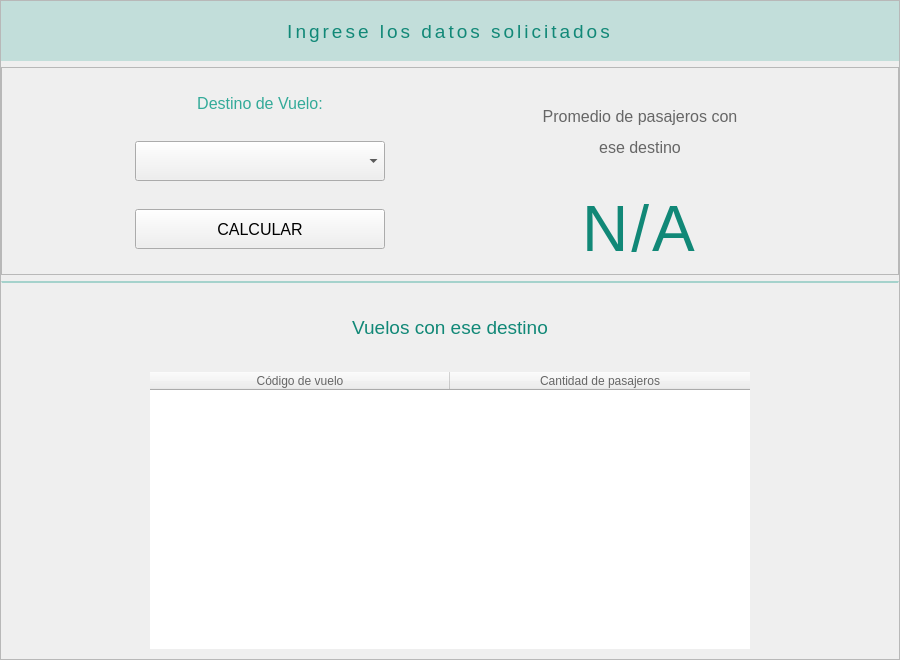
            <widget class="QWidget" name="avgPanel">
             <layout class="QHBoxLayout" name="horizontalLayout_18">
              <property name="spacing">
               <number>0</number>
              </property>
              <property name="leftMargin">
               <number>0</number>
              </property>
              <property name="topMargin">
               <number>0</number>
              </property>
              <property name="rightMargin">
               <number>0</number>
              </property>
              <property name="bottomMargin">
               <number>0</number>
              </property>
              <item>
               <widget class="QFrame" name="frame_21">
                <property name="minimumSize">
                 <size>
                  <width>900</width>
                  <height>660</height>
                 </size>
                </property>
                <property name="frameShape">
                 <enum>QFrame::StyledPanel</enum>
                </property>
                <property name="frameShadow">
                 <enum>QFrame::Raised</enum>
                </property>
                <layout class="QVBoxLayout" name="verticalLayout_10">
                 <property name="leftMargin">
                  <number>0</number>
                 </property>
                 <property name="topMargin">
                  <number>0</number>
                 </property>
                 <property name="rightMargin">
                  <number>0</number>
                 </property>
                 <property name="bottomMargin">
                  <number>0</number>
                 </property>
                 <item>
                  <widget class="QLabel" name="label_35">
                   <property name="minimumSize">
                    <size>
                     <width>0</width>
                     <height>60</height>
                    </size>
                   </property>
                   <property name="maximumSize">
                    <size>
                     <width>16777215</width>
                     <height>60</height>
                    </size>
                   </property>
                   <property name="font">
                    <font>
                     <pointsize>14</pointsize>
                    </font>
                   </property>
                   <property name="styleSheet">
                    <string notr="true">color: #187;
letter-spacing: 3px;
background: #33119988;
border-radius: 0;</string>
                   </property>
                   <property name="text">
                    <string>Ingrese los datos solicitados</string>
                   </property>
                   <property name="alignment">
                    <set>Qt::AlignCenter</set>
                   </property>
                  </widget>
                 </item>
                 <item>
                  <widget class="QFrame" name="frame_22">
                   <property name="frameShape">
                    <enum>QFrame::StyledPanel</enum>
                   </property>
                   <property name="frameShadow">
                    <enum>QFrame::Raised</enum>
                   </property>
                   <layout class="QGridLayout" name="gridLayout_9">
                    <item row="7" column="0">
                     <widget class="QPushButton" name="calcAvgButton">
                      <property name="minimumSize">
                       <size>
                        <width>150</width>
                        <height>40</height>
                       </size>
                      </property>
                      <property name="maximumSize">
                       <size>
                        <width>250</width>
                        <height>16777215</height>
                       </size>
                      </property>
                      <property name="font">
                       <font>
                        <pointsize>12</pointsize>
                       </font>
                      </property>
                      <property name="text">
                       <string>CALCULAR</string>
                      </property>
                     </widget>
                    </item>
                    <item row="1" column="0">
                     <widget class="QLabel" name="label_30">
                      <property name="minimumSize">
                       <size>
                        <width>0</width>
                        <height>40</height>
                       </size>
                      </property>
                      <property name="maximumSize">
                       <size>
                        <width>300</width>
                        <height>40</height>
                       </size>
                      </property>
                      <property name="font">
                       <font>
                        <pointsize>12</pointsize>
                       </font>
                      </property>
                      <property name="styleSheet">
                       <string notr="true">color: #3a9;
border: none;</string>
                      </property>
                      <property name="text">
                       <string>Destino de Vuelo:</string>
                      </property>
                      <property name="alignment">
                       <set>Qt::AlignCenter</set>
                      </property>
                     </widget>
                    </item>
                    <item row="6" column="1" rowspan="3">
                     <widget class="QLabel" name="resultAvgLabel">
                      <property name="maximumSize">
                       <size>
                        <width>16777215</width>
                        <height>150</height>
                       </size>
                      </property>
                      <property name="font">
                       <font>
                        <pointsize>48</pointsize>
                       </font>
                      </property>
                      <property name="styleSheet">
                       <string notr="true">color: #187;
letter-spacing: 3px;</string>
                      </property>
                      <property name="text">
                       <string>N/A</string>
                      </property>
                      <property name="alignment">
                       <set>Qt::AlignHCenter|Qt::AlignTop</set>
                      </property>
                     </widget>
                    </item>
                    <item row="0" column="1" rowspan="6">
                     <widget class="QLabel" name="label_31">
                      <property name="minimumSize">
                       <size>
                        <width>200</width>
                        <height>0</height>
                       </size>
                      </property>
                      <property name="maximumSize">
                       <size>
                        <width>250</width>
                        <height>200</height>
                       </size>
                      </property>
                      <property name="font">
                       <font>
                        <pointsize>12</pointsize>
                       </font>
                      </property>
                      <property name="styleSheet">
                       <string notr="true">color: #666;
border: none;</string>
                      </property>
                      <property name="text">
                       <string>&lt;html&gt;&lt;head/&gt;&lt;body&gt;&lt;p&gt;Promedio de pasajeros con&lt;/p&gt;&lt;p&gt;ese destino&lt;/p&gt;&lt;/body&gt;&lt;/html&gt;</string>
                      </property>
                      <property name="alignment">
                       <set>Qt::AlignCenter</set>
                      </property>
                      <property name="wordWrap">
                       <bool>true</bool>
                      </property>
                     </widget>
                    </item>
                    <item row="4" column="0">
                     <widget class="QComboBox" name="destinyAvgInput">
                      <property name="minimumSize">
                       <size>
                        <width>0</width>
                        <height>40</height>
                       </size>
                      </property>
                     </widget>
                    </item>
                   </layout>
                  </widget>
                 </item>
                 <item>
                  <widget class="QFrame" name="frame_24">
                   <property name="minimumSize">
                    <size>
                     <width>0</width>
                     <height>370</height>
                    </size>
                   </property>
                   <property name="maximumSize">
                    <size>
                     <width>16777215</width>
                     <height>400</height>
                    </size>
                   </property>
                   <property name="styleSheet">
                    <string notr="true">border-top: 2px solid #55119988;</string>
                   </property>
                   <property name="frameShape">
                    <enum>QFrame::StyledPanel</enum>
                   </property>
                   <property name="frameShadow">
                    <enum>QFrame::Raised</enum>
                   </property>
                   <layout class="QGridLayout" name="gridLayout_11">
                    <property name="horizontalSpacing">
                     <number>0</number>
                    </property>
                    <property name="verticalSpacing">
                     <number>30</number>
                    </property>
                    <item row="0" column="0">
                     <widget class="QLabel" name="label_36">
                      <property name="minimumSize">
                       <size>
                        <width>0</width>
                        <height>50</height>
                       </size>
                      </property>
                      <property name="maximumSize">
                       <size>
                        <width>1222222</width>
                        <height>30</height>
                       </size>
                      </property>
                      <property name="font">
                       <font>
                        <pointsize>14</pointsize>
                       </font>
                      </property>
                      <property name="styleSheet">
                       <string notr="true">color: #187;
border: none;</string>
                      </property>
                      <property name="text">
                       <string>Vuelos con ese destino</string>
                      </property>
                      <property name="alignment">
                       <set>Qt::AlignCenter</set>
                      </property>
                     </widget>
                    </item>
                    <item row="1" column="0">
                     <widget class="QTableWidget" name="resultAvgTable">
                      <property name="maximumSize">
                       <size>
                        <width>600</width>
                        <height>16777215</height>
                       </size>
                      </property>
                      <property name="styleSheet">
                       <string notr="true">color: #666;
border: none;</string>
                      </property>
                      <property name="editTriggers">
                       <set>QAbstractItemView::NoEditTriggers</set>
                      </property>
                      <property name="alternatingRowColors">
                       <bool>true</bool>
                      </property>
                      <property name="selectionMode">
                       <enum>QAbstractItemView::NoSelection</enum>
                      </property>
                      <property name="verticalScrollMode">
                       <enum>QAbstractItemView::ScrollPerPixel</enum>
                      </property>
                      <property name="gridStyle">
                       <enum>Qt::NoPen</enum>
                      </property>
                      <property name="sortingEnabled">
                       <bool>true</bool>
                      </property>
                      <property name="rowCount">
                       <number>0</number>
                      </property>
                      <attribute name="horizontalHeaderDefaultSectionSize">
                       <number>300</number>
                      </attribute>
                      <attribute name="horizontalHeaderStretchLastSection">
                       <bool>true</bool>
                      </attribute>
                      <attribute name="verticalHeaderVisible">
                       <bool>false</bool>
                      </attribute>
                      <attribute name="verticalHeaderMinimumSectionSize">
                       <number>40</number>
                      </attribute>
                      <attribute name="verticalHeaderDefaultSectionSize">
                       <number>40</number>
                      </attribute>
                      <column>
                       <property name="text">
                        <string>Código de vuelo</string>
                       </property>
                      </column>
                      <column>
                       <property name="text">
                        <string>Cantidad de pasajeros</string>
                       </property>
                      </column>
                     </widget>
                    </item>
                   </layout>
                  </widget>
                 </item>
                </layout>
               </widget>
              </item>
             </layout>
            </widget>
